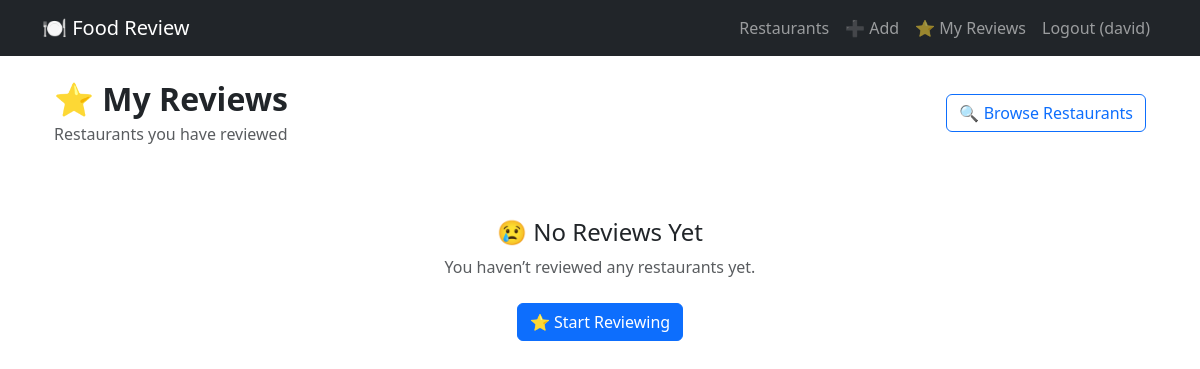
/my-reviews (signed in), run on an earlier commit of the app's database.
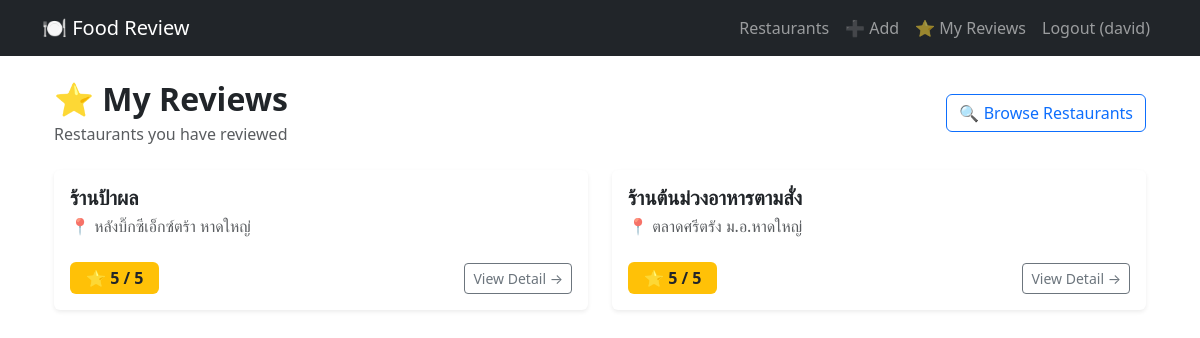
And on a later commit of the database.
### app.py (models this page shows, shortened)
class Review(db.Model):
    id = db.Column(db.Integer, primary_key=True)
    rating = db.Column(db.Integer, nullable=False)
    restaurant_id = db.Column(
        db.Integer,
        db.ForeignKey("restaurant.id"),
        nullable=False
    )
    user_id = db.Column(
        db.Integer,
        db.ForeignKey("user.id"),
        nullable=False
    )

class Restaurant(db.Model):
    id = db.Column(db.Integer, primary_key=True)
    name = db.Column(db.String(100), nullable=False)
    location = db.Column(db.String(200))
    description = db.Column(db.Text)
    reviews = db.relationship(
        "Review",
        backref="restaurant",
        cascade="all, delete",
        lazy=True
    )

### app.py (the view)
@app.route("/my-reviews")
def my_reviews():
    if not login_required():
        flash("Please login first", "warning")
        return redirect("/login")
    reviews = (
        Review.query
        .join(Restaurant)
        .filter(Review.user_id == session["user_id"])
        .all()
    )
    return render_template("my_reviews.html", reviews=reviews)

### app.py (called while the page is built)
def login_required():
    return "user_id" in session

### templates/my_reviews.html (shortened to what this page needs)
{% extends "base.html" %}
{% block content %}
<div class="container">
  <div class="d-flex justify-content-between align-items-center mb-4">
    <div>
      <h2 class="fw-bold mb-1">⭐ My Reviews</h2>
      <p class="text-muted mb-0">
        Restaurants you have reviewed
      </p>
    </div>
    <a href="/restaurants" class="btn btn-outline-primary">
      🔍 Browse Restaurants
    </a>
  </div>
  {% if reviews and reviews|length > 0 %}
    <div class="row g-4">
      {% for r in reviews %}
      <div class="col-md-6">
        <div class="card shadow-sm h-100 border-0">
          <div class="card-body d-flex flex-column justify-content-between">
            <div>
              <h5 class="fw-bold mb-1">
                <a href="/restaurants/{{ r.restaurant.id }}"
                   class="text-decoration-none text-dark">
                  {{ r.restaurant.name }}
                </a>
              </h5>
              <p class="text-muted mb-2">
                📍 {{ r.restaurant.location }}
              </p>
            </div>
            <div class="d-flex justify-content-between align-items-center mt-3">
              <span class="badge bg-warning text-dark fs-6 px-3 py-2">
                ⭐ {{ r.rating }} / 5
              </span>
              <a href="/restaurants/{{ r.restaurant.id }}"
                 class="btn btn-sm btn-outline-secondary">
                View Detail →
              </a>
            </div>
          </div>
        </div>
      </div>
      {% endfor %}
    </div>
  {% else %}
    <div class="text-center py-5">
      <h4 class="mb-2">😢 No Reviews Yet</h4>
      <p class="text-muted mb-4">
        You haven’t reviewed any restaurants yet.
      </p>
      <a href="/restaurants" class="btn btn-primary">
        ⭐ Start Reviewing
      </a>
    </div>
  {% endif %}
</div>
{% endblock %}

### templates/base.html (shortened to what this page needs)
<!DOCTYPE html>
<html lang="en">
<head>
    <link href="https://cdn.jsdelivr.net/npm/bootstrap@5.3.2/dist/css/bootstrap.min.css" rel="stylesheet">
</head>
<body>
{% include "navbar.html" %}
<div class="container mt-4">
    {% block content %}{% endblock %}
</div>
</body>
</html>

### templates/navbar.html (shortened to what this page needs)
<nav class="navbar navbar-expand-lg navbar-dark bg-dark">
  <div class="container">
    <a class="navbar-brand" href="/">🍽️ Food Review</a>
    <div class="collapse navbar-collapse">
      <ul class="navbar-nav ms-auto">
        <li class="nav-item">
          <a class="nav-link" href="/restaurants">Restaurants</a>
        </li>
        {% if session.get("user_id") %}
          <li class="nav-item">
            <a class="nav-link" href="/add-restaurant">➕ Add</a>
          </li>
          <li class="nav-item">
            <a class="nav-link" href="/my-reviews">⭐ My Reviews</a>
          </li>
          <li class="nav-item">
            <a class="nav-link" href="/logout">
              Logout ({{ session.get("username") }})
            </a>
          </li>
        {% endif %}
      </ul>
    </div>
  </div>
</nav>

What changed in the data, as far as the page shows it:
added Review: restaurant.name "ร้านป้าผล", restaurant.location "หลังบิ๊กซีเอ็กซ์ตร้า หาดใหญ่", rating "5"
added Review: restaurant.name "ร้านต้นม่วงอาหารตามสั่ง", restaurant.location "ตลาดศรีตรัง ม.อ.หาดใหญ่", rating "5"
Also different on the page:
text no longer shown: "😢 No Reviews Yet You haven’t reviewed any restaurants yet. ⭐ Start Reviewing"
